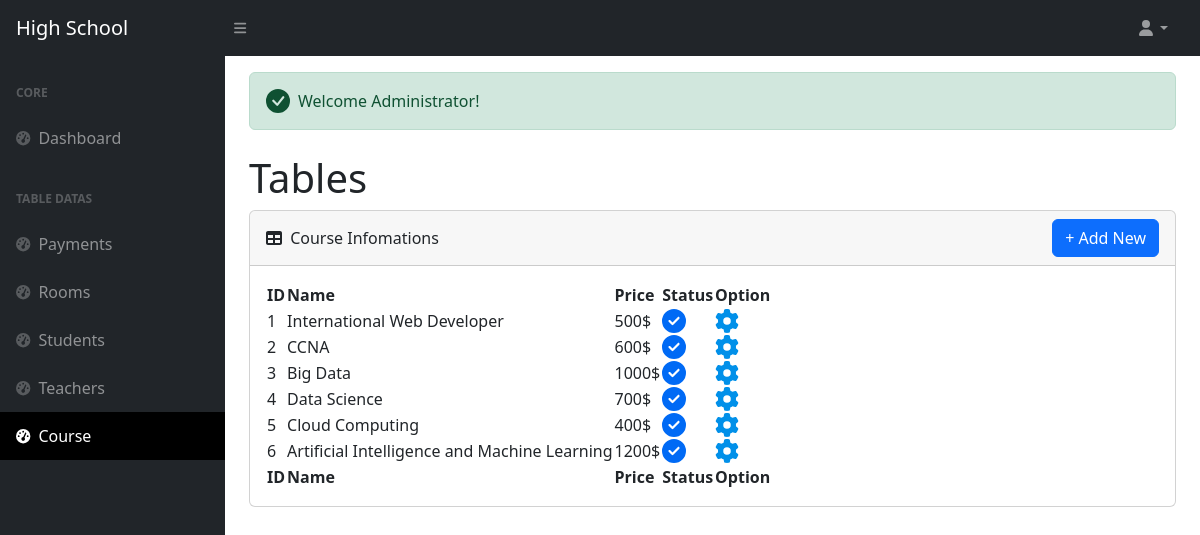
The app's page /courses/index.php (signed in) with its own data.
### tables this page shows
CREATE TABLE IF NOT EXISTS `courses` (
  `id` int NOT NULL AUTO_INCREMENT,
  `name` varchar(100) NOT NULL,
  `price` float NOT NULL,
  `status` int NOT NULL DEFAULT '1',
  `created_at` timestamp NOT NULL DEFAULT CURRENT_TIMESTAMP,
  `updated_at` timestamp NOT NULL ON UPDATE CURRENT_TIMESTAMP,
  PRIMARY KEY (`id`)
);

### courses/index.php (the view, shortened to what this page needs)
<?php
include('../config.php');
include(ROOT_PATH . '/layouts/header.php');
include(ROOT_PATH . '/layouts/navbar.php');
include(ROOT_PATH . '/layouts/sidebar.php');
?>
<?php
$sql = " SELECT * FROM courses ";
$result = $mysql->query($sql);
$i = 1;
?>
<main>
      <div class="container-fluid px-4">
           <div class="mt-3">
           <?php
                  if (isset($_SESSION['success_sms'])) {
                        echo '<div class="alert alert-success d-flex align-items-center" role="alert">
                        <svg class="bi flex-shrink-0 me-2" width="24" height="24" role="img" aria-label="Success:"><use xlink:href="#check-circle-fill"/></svg>
                        <div>' . $_SESSION['success_sms'] . '</div>
                                    </div>';
                  }
            ?>
           </div>
            <h1 class="mt-4">Tables</h1>
            <div class="card mb-4">
                  <div class="card-header justify-content-between d-flex align-items-center ">
                        <div>
                              <i class="fas fa-table me-1"></i>
                              Course Infomations
                        </div>
                        <button type="button" class="btn btn-primary" data-bs-toggle="modal" data-bs-target="#createClass">
                              + Add New
                        </button>
                  </div>
                  <div class="card-body">
                        <table id="datatablesSimple">
                              <thead>
                                    <tr>
                                          <th>ID</th>
                                          <th>Name</th>
                                          <th>Price</th>
                                          <th>Status</th>
                                          <th>Option</th>
                                    </tr>
                              </thead>
                              <tfoot>
                                    <tr>
                                          <th>ID</th>
                                          <th>Name</th>
                                          <th>Price</th>
                                          <th>Status</th>
                                          <th>Option</th>
                                    </tr>
                              </tfoot>
                              <tbody>
                                    <?php while ($course = $result->fetch_object()) { ?>
                                          <tr>
                                                <td><?php echo $i++ ?></td>
                                                <td><?php echo $course->name ?></td>
                                                <td><?php echo $course->price .'$'?></td>
                                                <td><?php echo ($course->status == 0) ? ' <i class="fa-solid fa-circle-xmark fa-xl" style="color: #f50000;"></i>'  :  '<i class="fa-solid fa-circle-check fa-xl" style="color: #006af5;"></i> ' ?></td>
                                                <td>
                                                      <a href="edit.php ? id=<?php echo $course ->id?>"><i class="fa-solid fa-gear fa-xl" style="color: #0190e9;"></i></button></a>
                                                </td>
                                          </tr>
                                    <?php } ?>
                              </tbody>
                        </table>
                  </div>
            </div>
      </div>
</main>
<?php
include(ROOT_PATH . '/layouts/footer.php');
?>

### layouts/header.php (shortened to what this page needs)
<!DOCTYPE html>
<html lang="en">
<head>
      <link href="https://cdn.jsdelivr.net/npm/bootstrap@5.1.3/dist/css/bootstrap.min.css" rel="stylesheet">
      <link href="https://cdn.jsdelivr.net/npm/simple-datatables@7.1.2/dist/style.min.css" rel="stylesheet" />
      <link href="../assets/css/styles.css" rel="stylesheet" />
      <link href="../assets/css/font-awesome.min.css" rel="stylesheet" />
      <link rel="stylesheet" href="https://cdn.datatables.net/1.13.6/css/dataTables.bootstrap5.min.css">
</head>
<body class="sb-nav-fixed">

### layouts/navbar.php (shortened to what this page needs)
<nav class="sb-topnav navbar navbar-expand navbar-dark bg-dark">
      <a class="navbar-brand ps-3" href="index.html">High School</a>
      <button class="btn btn-link btn-sm order-1 order-lg-0 me-4 me-lg-0" id="sidebarToggle" href="#!"><i class="fas fa-bars"></i></button>
      <ul class="navbar-nav ms-auto ms-md-0 me-3 me-lg-4">
            <li class="nav-item dropdown">
                  <a class="nav-link dropdown-toggle" id="navbarDropdown" href="#" role="button" data-bs-toggle="dropdown" aria-expanded="false"><i class="fas fa-user fa-fw"></i></a>
            </li>
      </ul>
</nav>
<div id="layoutSidenav">

### layouts/sidebar.php
<?php
      $url = $_SERVER['REQUEST_URI'];
      $array = explode('/',$url);
      $count = count($array);
?>
<div id="layoutSidenav_nav">
      <nav class="sb-sidenav accordion sb-sidenav-dark" id="sidenavAccordion">
            <div class="sb-sidenav-menu">
                  <div class="nav">
                        <div class="sb-sidenav-menu-heading">Core</div>
                        <a class="nav-link <?php echo ($array[$count-3] == '') ? 'active bg-primary' : ' '; ?>" href="<?php echo base_url('index.php') ?>">
                              <div class="sb-nav-link-icon"><i class="fas fa-tachometer-alt"></i></div>
                              Dashboard
                        </a>
                        <div class="sb-sidenav-menu-heading">Table Datas</div>
                        <a class="nav-link <?php echo ($array[$count-2] == 'payments') ? 'active bg-success' : ' '; ?>" href="<?php echo base_url('payments/index.php') ?>">
                              <div class="sb-nav-link-icon"><i class="fas fa-tachometer-alt"></i></div>
                              Payments
                        </a>
                        <a class="nav-link <?php echo ($array[$count-2] == 'rooms') ? 'active bg-primary' : ' '; ?>" href="<?php echo base_url('rooms/index.php') ?>">
                              <div class="sb-nav-link-icon"><i class="fas fa-tachometer-alt"></i></div>
                              Rooms
                        </a>
                        <a class="nav-link <?php echo ($array[$count-2] == 'students') ? 'active bg-warning' : ' '; ?>" href="<?php echo base_url('students/index.php') ?>">
                              <div class="sb-nav-link-icon"><i class="fas fa-tachometer-alt"></i></div>
                              Students
                        </a>
                        <a class="nav-link <?php echo ($array[$count-2] == 'teachers') ? 'active bg-info' : ' '; ?>" href="<?php echo base_url('teachers/index.php') ?>">
                              <div class="sb-nav-link-icon"><i class="fas fa-tachometer-alt"></i></div>
                              Teachers
                        </a>
                        <a class="nav-link <?php echo ($array[$count-2] == 'courses') ? 'active bg-black ' : ' '; ?>" href="<?php echo base_url('courses/index.php') ?>">
                              <div class="sb-nav-link-icon"><i class="fas fa-tachometer-alt"></i></div>
                              Course
                        </a>
                  </div>
            </div>
      </nav>
</div>
<div id="layoutSidenav_content">

### config.php (shortened to what this page needs)
<?php
      function base_url($uri){
            echo BASE_URL.$uri;
      }
?>

### layouts/footer.php (shortened to what this page needs)
</div>
</div>
</body>
</html>

### records on screen
courses: name "International Web Developer", price "500", status 1 (drawn)
courses: name "CCNA", price "600", status 1 (drawn)
courses: name "Big Data", price "1000", status 1 (drawn)
courses: name "Data Science", price "700", status 1 (drawn)
courses: name "Cloud Computing", price "400", status 1 (drawn)
courses: name "Artificial Intelligence and Machine Learning", price "1200", status 1 (drawn)

### other values on screen
$_SESSION['success_sms'] "Welcome Administrator!"
